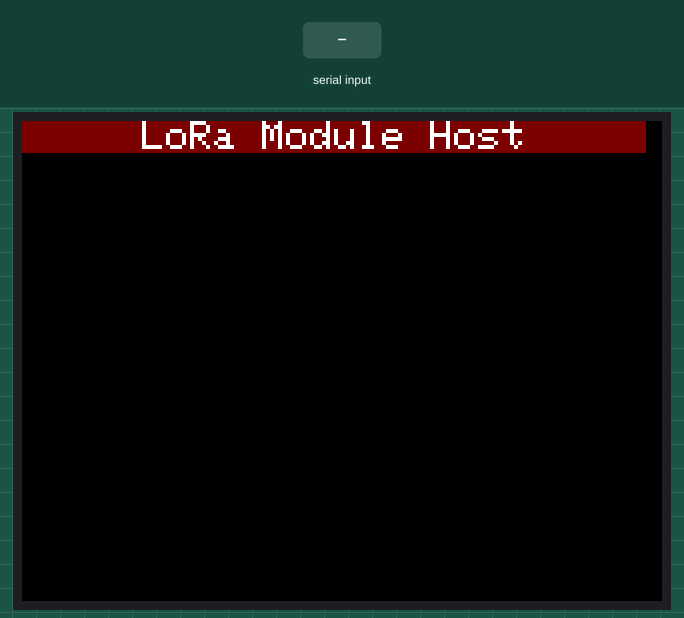
This program was run on a simulated ESP32. Shown: 320×240 colour display. Inputs (shaded band) come from the test bench. What the program prints to the serial monitor is not drawn.

Above: at 1.3 s.
1.4 s: "90,45\n" received over the second serial link
At 3.0 s:
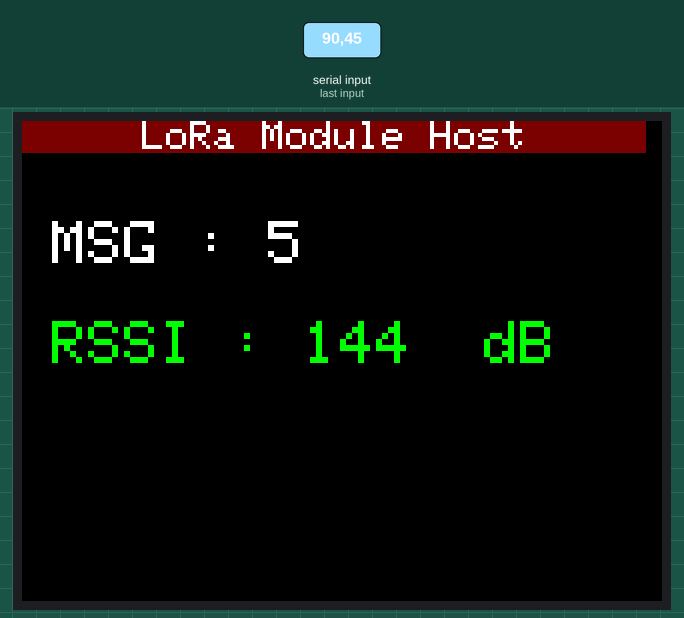
At 4.1 s:
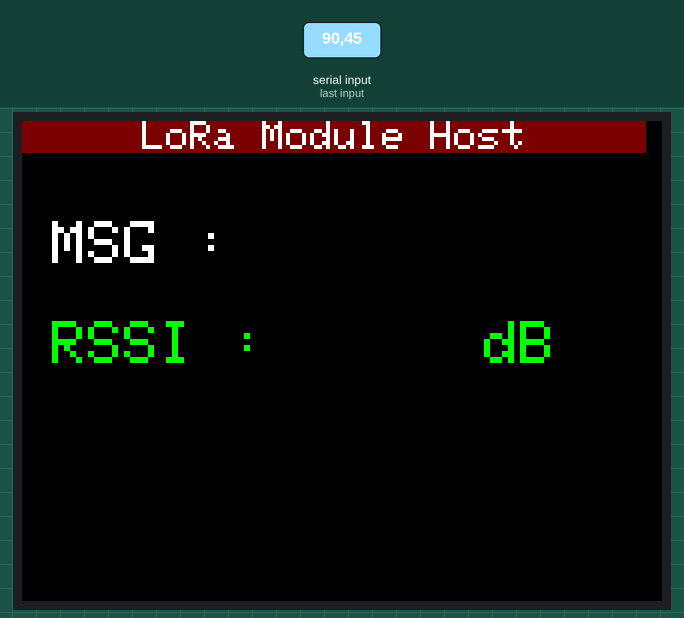
4.4 s: "5\n" received over the second serial link
At 7.5 s:
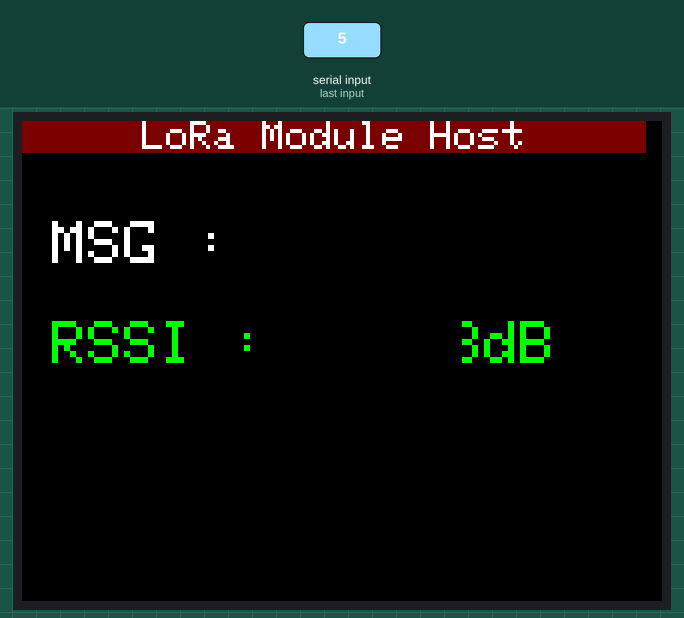
Timing chart, 0 to 9.0 s (numbered marks = the images above; inputs shaded):
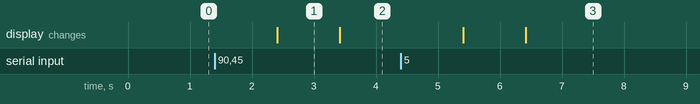

The program:

main.cpp
```cpp
#include <Arduino.h>
#include <M5Stack.h>
#include "LoRa.h"

void setup() {
  Serial.begin(115200);
  M5.begin();
  LoRaInit();

  M5.Lcd.setTextSize(2);
  M5.Lcd.setCursor(0, 0);
  M5.Lcd.setTextColor(WHITE,MAROON);
  M5.Lcd.print("     LoRa Module Host     ");
}

void loop() {
  if (Serial2.available() > 0) {
    String rxs = Serial2.readString();
    Serial.print(rxs);
    char Buf[5];
    rxs.toCharArray(Buf, 5);
    int16_t rssi = strtol(Buf,NULL,16);
    rxs = rxs.substring(4);

    M5.Lcd.setCursor(15, 50);
    M5.Lcd.setTextColor(WHITE);
    M5.Lcd.setTextSize(3);
    M5.Lcd.print("MSG : ");
    M5.Lcd.print(rxs);

    M5.Lcd.setCursor(15, 100);
    M5.Lcd.setTextColor(GREEN);
    M5.Lcd.print("RSSI : ");
    M5.Lcd.print(rssi);
    M5.Lcd.print("  dB");

    delay(1000);
    M5.Lcd.fillRect(100, 50, 200, 30, BLACK);
    M5.Lcd.fillRect(120, 100, 100, 30, BLACK);
  }
}
```

Measured:
- after the input at 1.4 s, the display: changes after 1.0 s (image 1)
- after the input at 4.4 s, the display: first changes after 1.0 s (image 3 shows a later state)
- what the display in image 1 shows lasts 1.0 s, from 2.4 s to 3.4 s
